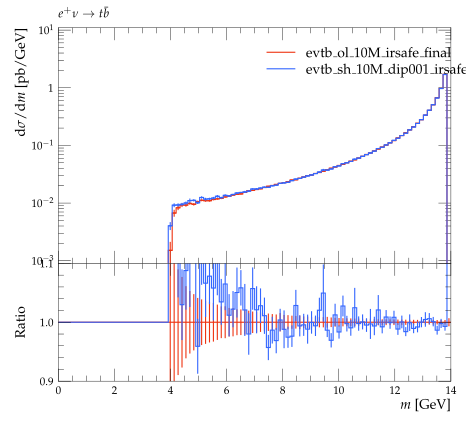

Write Python code to recreate this figure.
#! /usr/bin/env python

# This Python script was auto-generated using YODA v2.0.0.
# Analysis object: /evtb/inc_tjb_m
# Timestamp: 16-04-2024 (13:54:45)

import matplotlib as mpl
import matplotlib.pyplot as plt
mpl.use('Agg') # comment out for interactive use
import os
import numpy as np

plotDir = os.path.split(os.path.realpath(__file__))[0]
if 'YODA_USER_PLOT_PATH' in globals():
    plot_outdir = globals()['YODA_USER_PLOT_PATH']
else:
    plot_outdir = plotDir

#plot style
plt.style.use(os.path.join(plotDir, '../default.mplstyle'))
# plot metadata
figW, figH = plt.rcParams['figure.figsize']
ax_xLabel = r'$m$ [GeV]'
ax_yLabel = r'$\mathrm{d}\sigma / \mathrm{d} m$ [pb/GeV]'
ax_title  = r'$e^+ \nu \to t \bar b$'
ax_xScale = 'linear'
ax_yScale = 'log'
xLims = (0.0, 14.0)
yLims = (0.0009000000000000001, 11.0)

# TeX-friendly labels for the legend
labels = [ r"evtb\_ol\_10M\_irsafe\_final", r"evtb\_sh\_10M\_dip001\_irsafe\_final" ]

# Create figure and axis objects
fig, (ax, ratio0_ax) = plt.subplots(2, 1, sharex=True,
                  figsize=(figW,figH), gridspec_kw={'height_ratios': (2, 1)})
ratio0_ax.yaxis.set_major_locator(mpl.ticker.MultipleLocator(0.1))
ratio0_ax.set_ylim(0.9, 1.1)
ratio0_ax.set_ylabel('Ratio')

# LineColor map: curve index -> color
linecolors = {0: '#EE3311', 1: '#3366FF'}
# the numerical data is stored in a separate file
dataf = dict()
prefix = os.path.split(__file__)[0]
if prefix:    prefix = prefix + '/'
exec(open(prefix+'inc_tjb_m__data.py').read(), dataf)


legend_handles = [] # keep track of handles for the legend

# style options for curves
# starts at zorder>=5 to draw curve on top of legend
styles = {
  'curve0': {
    'color' : linecolors[0],
    'linestyle' : '-',
    'marker' : 'o',
    'zorder' : 5,
    'histstyle' : True,
  },
  'curve1': {
    'color' : linecolors[1],
    'linestyle' : '-',
    'marker' : 'o',
    'zorder' : 6,
    'histstyle' : True,
  },
}
# curve from input yoda files in main panel
for label in dataf['yvals'].keys():
    if all(np.isnan(v) for v in dataf['yvals'][label]):
        continue
    tmp = None
    if styles[label]['histstyle']: # draw as histogram
        tmp, = ax.plot(dataf['xedges'], dataf['yedges'][label],
                       color=styles[label]['color'],
                       linestyle=styles[label]['linestyle'],
                       drawstyle='steps-pre', solid_joinstyle='miter',
                       zorder=styles[label]['zorder'], label=label)
        ax.errorbar(dataf['xpoints'], dataf['yvals'][label], color=styles[label]['color'],
                    xerr=dataf['xerrs'], yerr=[dataf['ydowns'][label], dataf['yups'][label]],
                    linestyle='none', zorder=styles[label]['zorder'])
    else: # draw as scatter
        tmp = ax.errorbar(dataf['xpoints'], dataf['yvals'][label],
                          xerr=dataf['xerrs'],
                          yerr=[ dataf['ydowns'][label],
                          dataf['yups'][label] ],
                          fmt=styles[label]['marker'],
                          ecolor=styles[label]['color'],
                          color=styles[label]['color'], zorder=2)
        tmp[-1][0].set_linestyle(styles[label]['linestyle'])
    legend_handles += [tmp]
    for varLabel in dataf['variation_yvals'].keys():
        if varLabel.startswith(label):
            tmp, = ax.plot(dataf['xedges'], dataf['variation_yvals'][varLabel],
                           color=styles[label]['color'],
                           linestyle=styles[label]['linestyle'],
                           drawstyle='steps-pre', solid_joinstyle='miter',
                           zorder=styles[label]['zorder'], alpha=0.5)


# plots on ratio panel
# curve from input yoda files in ratio panel
for label, yvals in dataf['ratio0_yvals'].items():
    if all(np.isnan(v) for v in yvals):
        continue
    if styles[label]['histstyle']: # plot as histogram
        ratio0_ax.plot(dataf['xedges'], yvals,
                       color=styles[label]['color'],
                       linestyle=styles[label]['linestyle'],
                       drawstyle='steps-pre', zorder=1,
                       solid_joinstyle='miter')
        ratio0_ax.vlines(dataf['xpoints'],
                         dataf['ratio0_ymin'][label],
                         dataf['ratio0_ymax'][label],
                         color=styles[label]['color'], zorder=1)
    else: # plot as scatter
        tmp = ratio0_ax.errorbar(dataf['xpoints'],
                                 yvals, xerr=dataf['xerrs'],
                                 yerr=dataf['ratio0_yerrs'][label],
                                 fmt=styles[label]['marker'],
                                 ecolor=styles[label]['color'],
                                 color=styles[label]['color'])
        tmp[-1][0].set_linestyle(styles[label]['linestyle'])

    for varlabel in dataf['ratio0_variation_vals'].keys():
        if varlabel.startswith(label):
            ratio0_ax.plot(dataf['xedges'],
                            dataf['ratio0_variation_vals'][varlabel],
                            color=styles[label]['color'],
                            linestyle=styles[label]['linestyle'],
                            drawstyle='steps-pre', solid_joinstyle='miter',
                            zorder=1, alpha=0.5)

legend_pos = (0.5, 0.97)
ax.legend(legend_handles, labels, loc='upper left', bbox_to_anchor=legend_pos)

# set plot metadata as defined above
ratio0_ax.set_xlabel(ax_xLabel)
ratio0_ax.xaxis.set_label_coords(1., -.15)
ax.set_ylabel(ax_yLabel, loc='top')
ax.set_title(ax_title, loc='left')
ax.set_xscale(ax_xScale)
ax.set_yscale(ax_yScale)
ax.set_xlim(xLims)
ax.set_ylim(yLims)

# tick formatting
plt.rcParams['xtick.top'] = True
plt.rcParams['ytick.right'] = True
ax.yaxis.set_major_locator(mpl.ticker.LogLocator(base=10.0, numticks=np.inf))
ax.yaxis.set_minor_locator(mpl.ticker.LogLocator(
                           base=10.0, subs=np.arange(0.1, 1, 0.1), numticks=np.inf))
fig.align_ylabels((ax, ratio0_ax))
plt.savefig(os.path.join(plot_outdir, 'inc_tjb_m.pdf'), format='PDF')
plt.savefig(os.path.join(plot_outdir, 'inc_tjb_m.png'), format='PNG')

plt.close(fig)
